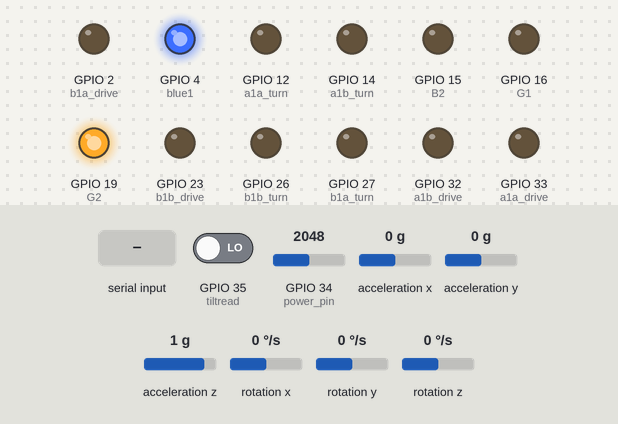
A sketch run on a simulated ESP32. Shown: output pins drawn as LEDs (lit = HIGH). Wiring (inferred from the names in the program): MPU-6050 motion sensor at I2C address 0x68. Dashed ring = blinking. The test bench sets the inputs (shaded band); at power-on: GPIO 35 (tiltread) LOW, acceleration y 0 g, GPIO 34 (power_pin) = 2048, acceleration x 0 g, acceleration z 1 g, rotation x 0 °/s, rotation y 0 °/s, rotation z 0 °/s. Nothing arrives over Bluetooth unless stated; pins used as bus, display or sensor lines are not drawn.

Above: at 1.7 s.
1.8 s: GPIO 35 (tiltread) driven HIGH
At 4.4 s:
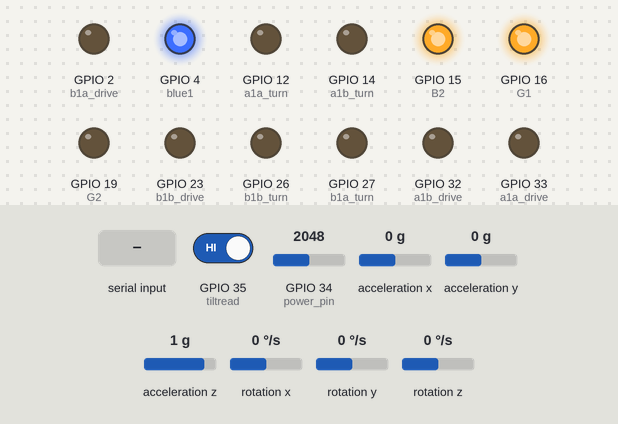
5.2 s: "shutdown,1\n" received over the second serial link
At 8.9 s:
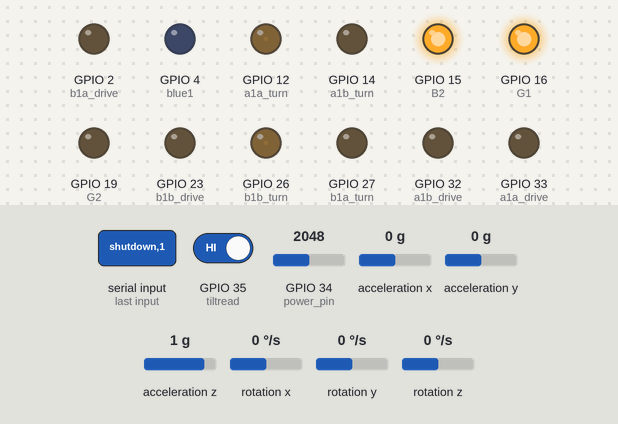
9.5 s: "shutdown,150\n" received over the second serial link
At 10.9 s:
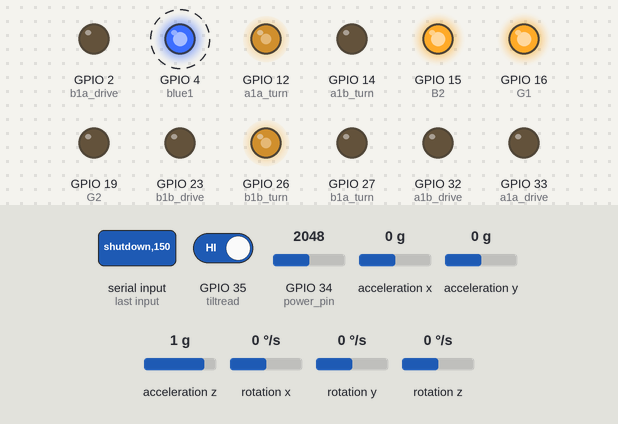
13.8 s: "90,45\n" received over the second serial link
At 15.2 s:
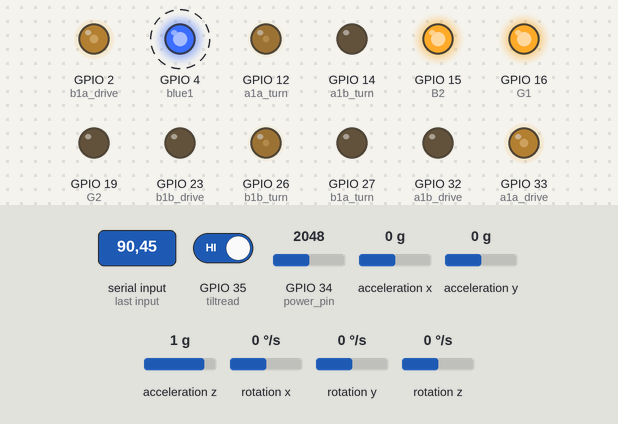
18.1 s: acceleration y set to -0.2 g
At 21.3 s:
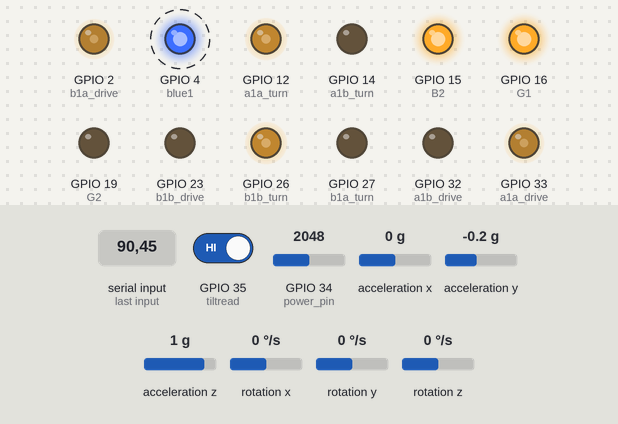
22.4 s: acceleration y set to -1.4 g
At 26.2 s:
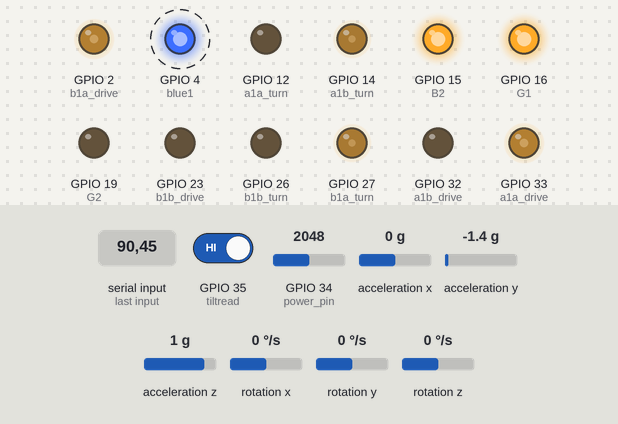
Timing chart, 0 to 30.1 s (numbered marks = the images above; inputs shaded):
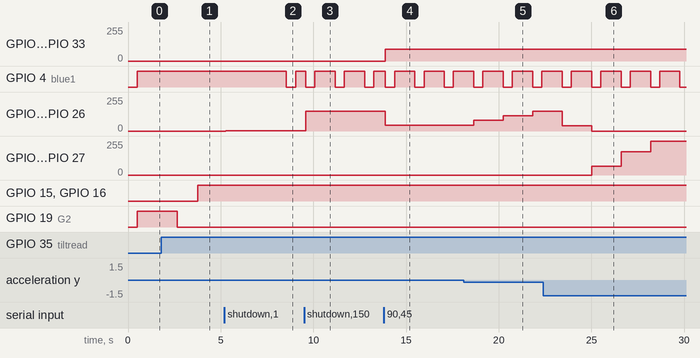

The sketch:

motor_communicate.ino
```cpp
#include "BluetoothSerial.h"  // Import libaries: Bluetooth Serial and Broadcasting, IMU Readings, and PID controls
#include <Adafruit_MPU6050.h>
#include <Adafruit_Sensor.h>
#include <Wire.h>
#include <PID_v1.h>

Adafruit_MPU6050 mpu;      // Module for the IMU
BluetoothSerial SerialBT;  // Module for Bluetooth

char drive_control;
const int a1a_turn = 12;  // Pins for the turning/slow/pivotal motors
const int a1b_turn = 14; //girthy 2,23,32,33
const int b1a_turn = 27; //stubby 12,14,27,26
const int b1b_turn = 26;

const int a1a_drive = 33; // Pins for the drive/fast/forward moving motors
const int a1b_drive = 32; //girthy 26,27,14,12
const int b1a_drive = 2; //stubby 33,32,2,23
const int b1b_drive = 23;

const int sleep_drive = 25;  // Motor sleep pins for the motor controllers
const int sleep_turn = 13;   //girthy 13,25
                             //stubby 25,13

const int R1 = 17;  // Pins for LED 1
const int G1 = 16;
const int blue1 = 4;

const int R2 = 5;  // Pins for LED 2
const int G2 = 19;
const int B2 = 15;

const int mostrig = 18;  // Pin readouts for power on and power off sequence
const int tiltread = 35;

const int power_pin = 34;
const int MPU6050_ADDR = 0x68;  // MPU6050 I2C address
const float ACC_SCALE = 16384.0; // MPU6050 accelerometer sensitivity: 16384 LSB/G
const float GYRO_SCALE = 131.0;  // MPU6050 gyroscope sensitivity: 131 LSB/°/s

unsigned long previousMillis = 0;  // Time keeping variable for power down sequence

const uint32_t IDLE_MAX = 300000;
uint32_t last_drive_input;
uint32_t t;
double batt_voltage;

//LED Stuff
bool currentlyTilted;
bool wasTilted=false;
int leftledcode[5]={0,0,0,0,0};
int rightledcode[5]={0,0,0,0,0};
int leftledcounters[2]={0,0};
int rightledcounters[2]={0,0};
int drive_power=0;
int turn_power=0;

// Variables to store the state and timing information
bool tilted = true;
bool shutdown = false;
unsigned long tiltStartTime = 0;
unsigned long tiltDuration = 5000;  // 5 seconds in milliseconds
int counter = 0;

void forward(int power_drive);  // These six functions are resposible for controlling the robot in whatever direction the user commands it to
void backwards(int power_drive);
void stop_drive();
void right(int power_turn);
void left(int power_turn);
void stop_turn();

void kill_power();  // Turn off the robot

void light_test(int power_turn);

void setup() {
  Serial.begin(115200);
  SerialBT.begin("Stubby");  // When turned on, start broadcasting a Bluetooth module that everyone can see and connect to

  delay(500);
  batt_voltage=(double)analogRead(power_pin)*2/1158;
  pinMode(mostrig, OUTPUT);
  if(batt_voltage>3.3)
  {
    digitalWrite(mostrig, 1);  // Activate the mostrig pin which tells the robot to power on
  }
  else
  {
    for(int i=0; i<10; i++)
    {
      analogWrite(R2, 255);
      analogWrite(R1, 0);
      delay(20);
      analogWrite(R1, 255);
      analogWrite(R2, 0);
      delay(20);
    }
  }
  pinMode(tiltread, INPUT);

  pinMode(a1a_drive, OUTPUT);  // Set all motor output pins as a PWM output to drive the motor
  pinMode(a1b_drive, OUTPUT);
  pinMode(b1a_drive, OUTPUT);
  pinMode(b1b_drive, OUTPUT);

  pinMode(a1a_turn, OUTPUT);
  pinMode(a1b_turn, OUTPUT);
  pinMode(b1a_turn, OUTPUT);
  pinMode(b1b_turn, OUTPUT);

  analogWrite(a1a_drive, 0);
  analogWrite(a1b_drive, 0);
  analogWrite(b1a_drive, 0);
  analogWrite(b1b_drive, 0);

  analogWrite(a1a_turn, 0);
  analogWrite(a1b_turn, 0);
  analogWrite(b1a_turn, 0);
  analogWrite(b1b_turn, 0);

  pinMode(sleep_drive, OUTPUT);  // Set the motor sleep controller as digital outputs and initialize to low to be off
  pinMode(sleep_turn, OUTPUT);

  digitalWrite(sleep_drive, 0);
  digitalWrite(sleep_turn, 0);

  pinMode(R1,OUTPUT); /* Go through a lighting sequence to notify the user that the IMU is reading.
                         A green light will activate telling the user that the setup is complete*/
  pinMode(G1,OUTPUT);
  pinMode(blue1,OUTPUT);
  pinMode(R2,OUTPUT);
  pinMode(G2,OUTPUT);
  pinMode(B2,OUTPUT);

  analogWrite(G1, 0);
  analogWrite(blue1, 255);
  Wire.begin(); // Initialize comunication
  Wire.beginTransmission(MPU6050_ADDR);
  Wire.write(0x6B);  // PWR_MGMT_1 register
  Wire.write(0);     // Clear the sleep bit
  Wire.endTransmission(true);

  last_drive_input=millis();

  analogWrite(R2, 255);
  analogWrite(G2, 255);

  // Once the green light has been turned on, the setup is complete
}


void loop() {
  /* The loop is active when the user is connected to the robot via the control application that sends
  commands over Bluetooth serial to control the robot through WASD keys */

  String steering_controls = SerialBT.readStringUntil('\n');
  /* Over the serial, every user control has two comma separated integers ranging from -255 to 255 for both integers.
  The leftmost integer represents the respective motor control for the forward driving motors while the rightmost
  integer is the turning motor power. */

  parse_input(steering_controls);
  float y_accel = 0.0;

  for (int record = 0; record < 50; record++){
    float accelX_G, accelY_G, accelZ_G, gyroX_rad, gyroY_rad, gyroZ_rad;
    readMPU6050Data(accelX_G, accelY_G, accelZ_G, gyroX_rad, gyroY_rad, gyroZ_rad);
    y_accel = y_accel + accelY_G;
  }

  y_accel = y_accel/50;
  if ((drive_power!=0) && (abs(y_accel) > 0.15)){
    if (y_accel > 0){
      turn_power = turn_power - 60 - 120*y_accel;
      if (turn_power < -255){
        turn_power = -255;
      }
    } else if (y_accel < 0){
      turn_power = turn_power + 60 + 120*y_accel;
      if (turn_power > 255){
        turn_power = 255;
      }
    }

  }


  if (drive_power > 0) {
    forward(drive_power);  // If the user is pressing W on their keyboard, the user would like to move forward and so the first integer is positive.
  } else if (drive_power < 0) {
    backwards(drive_power * -1);  // If the user instead presses S, the user would like to move backwards which means that the motor power is negative.
  } else {
    stop_drive();  // If the user presses neither, the integer will be zero and the motor driver for the forward motors should be put to sleep.
  }

  if (turn_power > 0) {
    right(turn_power);  // If the user is pressing D on their keyboard, the user would like to turn right so the second integer is positive.
  } else if (turn_power < 0) {
    left(turn_power * -1);  // If the user is pressing A on their keyboard, the user would like to turn left so the second integer is negative.
  } else {
    stop_turn();  // Like the drive motors, if neither is pressed, the second integer will be zero, and motor controls should not be sent to the turn motors.
  }
  led_control();
  batt_voltage=(double)analogRead(power_pin)*2/1158;
  SerialBT.println(batt_voltage);
  kill_power();  // At the end of the loop, run this function to see if the user would like to shut off the robot
}

/*
** Returns a boolean value that indicates whether the current time, t, is later than some prior
** time, t0, plus a given interval, dt.  The condition accounts for timer overflow / wraparound.
*/
bool it_is_time(uint32_t t, uint32_t t0, uint32_t dt) {
  return ((t >= t0) && (t - t0 >= dt)) ||         // The first disjunct handles the normal case
         ((t < t0) && (t + (~t0) + 1 >= dt));  //   while the second handles the overflow case
}

void readMPU6050Data(float &accelX_G, float &accelY_G, float &accelZ_G, float &gyroX_rad, float &gyroY_rad, float &gyroZ_rad) {
  Wire.beginTransmission(MPU6050_ADDR);
  Wire.write(0x3B);  // Starting register for accelerometer data
  Wire.endTransmission(false);
  Wire.requestFrom(MPU6050_ADDR, 14, true);  // Request 14 bytes of data
  int16_t accelX, accelY, accelZ, gyroX, gyroY, gyroZ;

  accelX = Wire.read() << 8 | Wire.read();
  accelY = Wire.read() << 8 | Wire.read();
  accelZ = Wire.read() << 8 | Wire.read();

  Wire.read();  // Skip 2 bytes of temperature data

  gyroX = Wire.read() << 8 | Wire.read();
  gyroY = Wire.read() << 8 | Wire.read();
  gyroZ = Wire.read() << 8 | Wire.read();

  accelX_G = accelX / ACC_SCALE;
  accelY_G = accelY / ACC_SCALE;
  accelZ_G = accelZ / ACC_SCALE;

  // Normalize gyroscope data to radians per second
  gyroX_rad = gyroX / GYRO_SCALE * 57.2958;
  gyroY_rad = gyroY / GYRO_SCALE * 57.2958;
  gyroZ_rad = gyroZ / GYRO_SCALE * 57.2958;
}

void parse_input(String input)
{
  int currentindex=-1;
  int numbercount=1;
  while(true)
  {
    int nextindex=input.indexOf(',',currentindex+1);
    if(nextindex==-1)
    {
      if(numbercount==1)
      {
        break;
      }
      String sub = input.substring(currentindex+1, input.length());
      if(sub.equals("shutdown"))
      {
        initiate_shutdown();
        break;
      }
      assign_input(sub.toInt(),numbercount);
      break;
    }
    String sub = input.substring(currentindex+1, nextindex);
    assign_input(sub.toInt(),numbercount);
    numbercount++;
    currentindex=nextindex;
  }
}

void assign_input(int value, int numbercount)
{
  switch(numbercount)
  {
    case 1: //drive power
      drive_power=value;
      break;
    case 2: //turn power
      turn_power=value;
      break;
    default:
      if(numbercount<8)
      {
        leftledcode[(numbercount-3)%5]=value;
      }
      else
      {
        rightledcode[(numbercount-3)%5]=value;
      }
      break;
  }
}

void led_control()
{
//  int leftledcode[5];
//int rightledcode[5];
//int leftledcounters[2];
//int rightledcounters[2];
//const int R1 = 17; // Pins for LED 1
//const int G1 = 16;
//const int blue1 = 4;
//
//const int R2 = 5; // Pins for LED 2
//const int G2 = 19;
//const int B2 = 15;
  if(!currentlyTilted)
  {
    wasTilted=false;
    //Left LED
    if(leftledcounters[0]<leftledcode[3])
    {
      analogWrite(R1,255-leftledcode[0]);
      analogWrite(G1,255-leftledcode[1]);
      analogWrite(blue1,255-leftledcode[2]);
      leftledcounters[0]++;
    }
    else if (leftledcounters[1]<leftledcode[4])
    {
      analogWrite(R1,255);
      analogWrite(G1,255);
      analogWrite(blue1,255);
      leftledcounters[1]++;
    }
    else
    {
      leftledcounters[0]=0;
      leftledcounters[1]=0;
    }
    //Right LED
    if(rightledcounters[0]<rightledcode[3])
    {
      analogWrite(R2,255-rightledcode[0]);
      analogWrite(G2,255-rightledcode[1]);
      analogWrite(B2,255-rightledcode[2]);
      rightledcounters[0]++;
    }
    else if (rightledcounters[1]<rightledcode[4])
    {
      analogWrite(R2,255);
      analogWrite(G2,255);
      analogWrite(B2,255);
      rightledcounters[1]++;
    }
    else
    {
      rightledcounters[0]=0;
      rightledcounters[1]=0;
    }
  }
  else
  {
    if(!wasTilted)
    {
      analogWrite(R1,255);
      analogWrite(G1,255);
      analogWrite(blue1,255);
      analogWrite(R2,255);
      analogWrite(G2,255);
      analogWrite(B2,255);
    }
    wasTilted=true;
  }
}

void forward(int power_drive) {  // Run the robot forward by turning on the motor controller and setting the two positive inputs at a higher voltage.
  digitalWrite(sleep_drive, 1);
  analogWrite(a1a_drive, power_drive);
  analogWrite(b1a_drive, power_drive);
  analogWrite(a1b_drive, 0);
  analogWrite(b1b_drive, 0);
  last_drive_input=millis();
}

void backwards(int power_drive) {  // Run the robot backwards by turning on the motor controller and setting the two negative inputs at a higher voltage.
  digitalWrite(sleep_drive, 1);
  analogWrite(a1a_drive, 0);
  analogWrite(b1a_drive, 0);
  analogWrite(a1b_drive, power_drive);
  analogWrite(b1b_drive, power_drive);
  last_drive_input=millis();
}

void stop_drive() {  // Stop the robot by turning off the motor controller and setting each of the drive pins to 0 volts.
  digitalWrite(sleep_drive, 0);
  analogWrite(a1a_drive, 0);
  analogWrite(b1a_drive, 0);
  analogWrite(a1b_drive, 0);
  analogWrite(b1b_drive, 0);
}

void right(int power_turn) {  // Turn the robot right by turning on the motor controller and setting the two positive inputs at a higher voltage.
  digitalWrite(sleep_turn, 1);
  analogWrite(b1a_turn, 0);
  analogWrite(a1b_turn, 0);
  analogWrite(a1a_turn, power_turn);
  analogWrite(b1b_turn, power_turn);
}

void left(int power_turn) {  // Turn the robot left by turning on the motor controller and setting the two negative inputs at a higher voltage.
  digitalWrite(sleep_turn, 1);
  analogWrite(b1a_turn, power_turn);
  analogWrite(a1b_turn, power_turn);
  analogWrite(a1a_turn, 0);
  analogWrite(b1b_turn, 0);
}

void stop_turn() {  // Stop the turning of the robot by turning off the motor controllers and setting each of the turn pins to 0 volts.
  digitalWrite(sleep_turn, 0);
  analogWrite(b1a_turn, 0);
  analogWrite(a1b_turn, 0);
  analogWrite(a1a_turn, 0);
  analogWrite(b1b_turn, 0);
}

void kill_power(){ // Run through the sequence of  checking to see if the user would turn off the robot

  currentlyTilted = (digitalRead(tiltread) == HIGH);

  if (currentlyTilted) // Read the state of the tilt switch. If it is tilted approximately 60 degrees, the second green light will switch on
  {
//    digitalWrite(R2,0);
    analogWrite(G2,0);
  }
  else
  {
//    digitalWrite(R2,1);
//    digitalWrite(G2,0); // If not, the tilt switch will cause the green second light to turn on.
  }
  if (currentlyTilted != tilted) { // If the robot switches from being in a non tilted state to a tilted state, then start a timer
    // Tilt state has changed
    tilted = currentlyTilted;
    tiltStartTime = millis();  // Update the tilt start time
  }

  if (tilted && ((millis() - tiltStartTime) >= tiltDuration)) {
    /* If the amount of time the robot has been tilted for is greater than or equal to 5 seconds,
    then run the shutoff command. */
    initiate_shutdown();

  }
  else if(!tilted && shutdown && ((millis() - tiltStartTime) >= tiltDuration/5)) // Once the robot has been tilted for more than 5 seconds, the robot has to be tilted up again to kill the power
  {
    digitalWrite(mostrig, LOW);
  }
  if (it_is_time(millis(), last_drive_input, IDLE_MAX))
  {
    initiate_shutdown();
  }

  // Small delay to avoid excessive loop iteration
  delay(10);
}

void initiate_shutdown()
{
    shutdown = true; // Tilted for more than 5 seconds, assert LOW on tilt switch pin
//    digitalWrite(G1,1);
    analogWrite(blue1, 0); // Flash the blue light to notify the user that the robot is about to turn off
    delay(500);
    analogWrite(blue1, 255);
}
```

Measured:
- the behaviour switches between -0.1 and -0.2 g on acceleration y (found by bisection; images 4 and 5)
- after the input at 1.8 s, GPIO 15 (B2), GPIO 16 (G1): LOW → HIGH after 2.0 s; GPIO 19 (G2): HIGH → LOW after 0.87 s
- after the input at 5.2 s, GPIO 12 (a1a_turn), GPIO 26 (b1b_turn): 0/255 → 1/255 after 0.08 s
- after the input at 9.5 s, GPIO 12 (a1a_turn), GPIO 26 (b1b_turn): 1/255 → 150/255 after 0.08 s
- after the input at 13.8 s, GPIO 2 (b1a_drive), GPIO 33 (a1a_drive): 0/255 → 90/255 after 0.08 s; GPIO 12 (a1a_turn), GPIO 26 (b1b_turn): 150/255 → 45/255 after 0.08 s
- after the input at 18.1 s, GPIO 12 (a1a_turn), GPIO 26 (b1b_turn): 45/255 → 80/255 after 0.55 s, → 115/255 1.6 s later, → 150/255 1.6 s later
- after the input at 22.4 s, GPIO 14 (a1b_turn), GPIO 27 (b1a_turn): 0/255 → 67/255 after 2.6 s, → 175/255 1.6 s later, → 255/255 1.6 s later
- by itself, GPIO 4 (blue1): alternates HIGH for 1.1 s and LOW for 0.50 s
